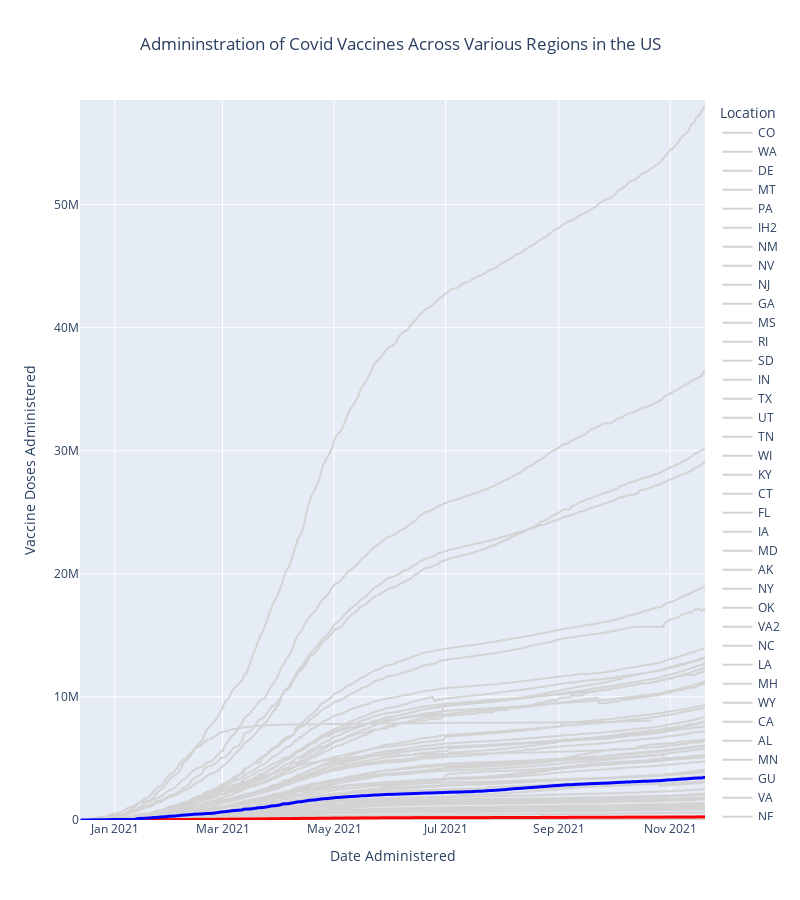

The notebook cell saved with this chart:
### Code cell
df1 = df1[df1.Location != "US"]
province_list = np.unique(df1['Location'].values)
# print(province_list)

prov = province_list[2]
comp_prov = province_list[5]

dropdown_state = widgets.Dropdown(options = sorted(province_list), value=prov, description='State 1:')
dropdown_comp_state = widgets.Dropdown(options = sorted(province_list), value=comp_prov, description='State 2:')


sorted_df = df1.copy()
sorted_df["Date"] = pd.to_datetime(sorted_df["Date"])
# sorted_df["order"] = sorted_df["Location"].map({"US": 1, "CO": 2}).fillna(3)
if(comp_prov is None):
    sorted_df["order"] = sorted_df["Location"].map({prov: 1}).fillna(2)
else:
    sorted_df["order"] = sorted_df["Location"].map({prov: 1, comp_prov: 2}).fillna(3)
sorted_df.sort_values(by=["order", "Date"], ascending=False, inplace=True)

fig = px.line(sorted_df, 
        x="Date", 
        y="Administered", 
        color="Location", 
        labels={
             "Date": "Date Administered",
             "Administered": "Vaccine Doses Administered",
             "species": "Species of Iris"
         }, 
        width=800, height=900,
        title="Admininstration of Covid Vaccines Across Various Regions in the US")

fig.update_traces({"line":{"color":"lightgrey", "width":2}})

fig.update_traces(patch={"line":{"color":"blue", "width":3}}, 
                  selector={"legendgroup":prov})

if(comp_prov is not None):
    fig.update_traces(patch={"line":{"color":"red", "width":3}}, 
                      selector={"legendgroup":comp_prov})

fig.update_layout(title_text='Admininstration of Covid Vaccines Across Various Regions in the US', title_x=0.5,
                showlegend=True,
                yaxis_range=[0,58500000],
                yaxis={"visible":True})


# loc_dict_list = []
# for i in range(len(province_list)):
#     d = {"args":, "label":province_list[i], "method":"update"}
#     loc_dict_list.append(d)

# updatemenus=list([
#     dict(
#         buttons=loc_dict_list,
#         direction = 'down',
#         pad = {'r': 10, 't': 10},
#         showactive = True,
#         x = 0.1,
#         xanchor = 'left',
#         y = 1.1,
#         yanchor = 'top'
#     ),
# ])


def dropdown_state_eventhandler(change):
    """
    Eventhandler for the state dropdown widget
    """
    display(input_widgets)
    global prov, comp_prov
    prov = change.new
    
    sorted_df = df1.copy()
    sorted_df["Date"] = pd.to_datetime(sorted_df["Date"])
    # sorted_df["order"] = sorted_df["Location"].map({"US": 1, "CO": 2}).fillna(3)
    if(comp_prov is None):
        sorted_df["order"] = sorted_df["Location"].map({prov: 1}).fillna(2)
    else:
        sorted_df["order"] = sorted_df["Location"].map({prov: 1, comp_prov: 2}).fillna(3)
    sorted_df.sort_values(by=["order", "Date"], ascending=False, inplace=True)

    fig = px.line(sorted_df, 
            x="Date", 
            y="Administered", 
            color="Location", 
            labels={
                 "Date": "Date Administered",
                 "Administered": "Vaccine Doses Administered",
                 "species": "Species of Iris"
             }, 
            width=800, height=900,
            title="Admininstration of Covid Vaccines Across Various Regions in the US")

    fig.update_traces({"line":{"color":"lightgrey", "width":2}})

    fig.update_traces(patch={"line":{"color":"blue", "width":3}}, 
                      selector={"legendgroup":prov})

    if(comp_prov is not None):
        fig.update_traces(patch={"line":{"color":"red", "width":3}}, 
                          selector={"legendgroup":comp_prov})

    fig.update_layout(title_text='Admininstration of Covid Vaccines Across Various Regions in the US', title_x=0.5,
                    showlegend=True,
                    yaxis_range=[0,58500000],
                    yaxis={"visible":True})

    fig.show()
    IPython.display.clear_output(wait=True)            

    
def dropdown_comp_state_eventhandler(change):
    """
    Eventhandler for the state dropdown widget
    """
    display(input_widgets)
    global prov, comp_prov
    comp_prov = change.new
    sorted_df = df1.copy()
    sorted_df["Date"] = pd.to_datetime(sorted_df["Date"])
    # sorted_df["order"] = sorted_df["Location"].map({"US": 1, "CO": 2}).fillna(3)
    if(comp_prov is None):
        sorted_df["order"] = sorted_df["Location"].map({prov: 1}).fillna(2)
    else:
        sorted_df["order"] = sorted_df["Location"].map({prov: 1, comp_prov: 2}).fillna(3)
    sorted_df.sort_values(by=["order", "Date"], ascending=False, inplace=True)

    fig = px.line(sorted_df, 
            x="Date", 
            y="Administered", 
            color="Location", 
            labels={
                 "Date": "Date Administered",
                 "Administered": "Vaccine Doses Administered",
                 "species": "Species of Iris"
             }, 
            width=800, height=900,
            title="Admininstration of Covid Vaccines Across Various Regions in the US")

    fig.update_traces({"line":{"color":"lightgrey", "width":2}})

    fig.update_traces(patch={"line":{"color":"blue", "width":3}}, 
                      selector={"legendgroup":prov})

    if(comp_prov is not None):
        fig.update_traces(patch={"line":{"color":"red", "width":3}}, 
                          selector={"legendgroup":comp_prov})

    fig.update_layout(title_text='Admininstration of Covid Vaccines Across Various Regions in the US', title_x=0.5,
                    showlegend=True,
                    yaxis_range=[0,58500000],
                    yaxis={"visible":True})

    fig.show()
    IPython.display.clear_output(wait=True)            

    
dropdown_state.observe(dropdown_state_eventhandler, names='value')
dropdown_comp_state.observe(dropdown_comp_state_eventhandler, names='value')

input_widgets = widgets.VBox([dropdown_state, dropdown_comp_state])
display(input_widgets)
fig.show()
IPython.display.clear_output(wait=True)

### Figure 1 — Plotly figure (JSON) as saved in the notebook; plotly's stock layout.template omitted (floating-point values rounded to 4 significant figures; data arrays with more than 128 entries replaced by an {"elided": "..."} marker saying what was removed)
{"data": [{"hovertemplate": "Location=CO<br>Date Administered=%{x}<br>Vaccine Doses Administered=%{y}<extra></extra>", "legendgroup": "CO", "line": {"color": "lightgrey", "dash": "solid", "width": 2}, "marker": {"symbol": "circle"}, "mode": "lines", "name": "CO", "showlegend": true, "type": "scattergl", "x": {"elided": "342 str values"}, "xaxis": "x", "y": {"elided": "342 int values"}, "yaxis": "y"}, {"hovertemplate": "Location=WA<br>Date Administered=%{x}<br>Vaccine Doses Administered=%{y}<extra></extra>", "legendgroup": "WA", "line": {"color": "lightgrey", "dash": "solid", "width": 2}, "marker": {"symbol": "circle"}, "mode": "lines", "name": "WA", "showlegend": true, "type": "scattergl", "x": {"elided": "342 str values"}, "xaxis": "x", "y": {"elided": "342 int values"}, "yaxis": "y"}, {"hovertemplate": "Location=DE<br>Date Administered=%{x}<br>Vaccine Doses Administered=%{y}<extra></extra>", "legendgroup": "DE", "line": {"color": "lightgrey", "dash": "solid", "width": 2}, "marker": {"symbol": "circle"}, "mode": "lines", "name": "DE", "showlegend": true, "type": "scattergl", "x": {"elided": "342 str values"}, "xaxis": "x", "y": {"elided": "342 int values"}, "yaxis": "y"}, {"hovertemplate": "Location=MT<br>Date Administered=%{x}<br>Vaccine Doses Administered=%{y}<extra></extra>", "legendgroup": "MT", "line": {"color": "lightgrey", "dash": "solid", "width": 2}, "marker": {"symbol": "circle"}, "mode": "lines", "name": "MT", "showlegend": true, "type": "scattergl", "x": {"elided": "342 str values"}, "xaxis": "x", "y": {"elided": "342 int values"}, "yaxis": "y"}, {"hovertemplate": "Location=PA<br>Date Administered=%{x}<br>Vaccine Doses Administered=%{y}<extra></extra>", "legendgroup": "PA", "line": {"color": "lightgrey", "dash": "solid", "width": 2}, "marker": {"symbol": "circle"}, "mode": "lines", "name": "PA", "showlegend": true, "type": "scattergl", "x": {"elided": "342 str values"}, "xaxis": "x", "y": {"elided": "342 int values"}, "yaxis": "y"}, {"hovertemplate": "Location=IH2<br>Date Administered=%{x}<br>Vaccine Doses Administered=%{y}<extra></extra>", "legendgroup": "IH2", "line": {"color": "lightgrey", "dash": "solid", "width": 2}, "marker": {"symbol": "circle"}, "mode": "lines", "name": "IH2", "showlegend": true, "type": "scattergl", "x": {"elided": "342 str values"}, "xaxis": "x", "y": {"elided": "342 int values"}, "yaxis": "y"}, {"hovertemplate": "Location=NM<br>Date Administered=%{x}<br>Vaccine Doses Administered=%{y}<extra></extra>", "legendgroup": "NM", "line": {"color": "lightgrey", "dash": "solid", "width": 2}, "marker": {"symbol": "circle"}, "mode": "lines", "name": "NM", "showlegend": true, "type": "scattergl", "x": {"elided": "342 str values"}, "xaxis": "x", "y": {"elided": "342 int values"}, "yaxis": "y"}, {"hovertemplate": "Location=NV<br>Date Administered=%{x}<br>Vaccine Doses Administered=%{y}<extra></extra>", "legendgroup": "NV", "line": {"color": "lightgrey", "dash": "solid", "width": 2}, "marker": {"symbol": "circle"}, "mode": "lines", "name": "NV", "showlegend": true, "type": "scattergl", "x": {"elided": "342 str values"}, "xaxis": "x", "y": {"elided": "342 int values"}, "yaxis": "y"}, {"hovertemplate": "Location=NJ<br>Date Administered=%{x}<br>Vaccine Doses Administered=%{y}<extra></extra>", "legendgroup": "NJ", "line": {"color": "lightgrey", "dash": "solid", "width": 2}, "marker": {"symbol": "circle"}, "mode": "lines", "name": "NJ", "showlegend": true, "type": "scattergl", "x": {"elided": "342 str values"}, "xaxis": "x", "y": {"elided": "342 int values"}, "yaxis": "y"}, {"hovertemplate": "Location=GA<br>Date Administered=%{x}<br>Vaccine Doses Administered=%{y}<extra></extra>", "legendgroup": "GA", "line": {"color": "lightgrey", "dash": "solid", "width": 2}, "marker": {"symbol": "circle"}, "mode": "lines", "name": "GA", "showlegend": true, "type": "scattergl", "x": {"elided": "342 str values"}, "xaxis": "x", "y": {"elided": "342 int values"}, "yaxis": "y"}, {"hovertemplate": "Location=MS<br>Date Administered=%{x}<br>Vaccine Doses Administered=%{y}<extra></extra>", "legendgroup": "MS", "line": {"color": "lightgrey", "dash": "solid", "width": 2}, "marker": {"symbol": "circle"}, "mode": "lines", "name": "MS", "showlegend": true, "type": "scattergl", "x": {"elided": "342 str values"}, "xaxis": "x", "y": {"elided": "342 int values"}, "yaxis": "y"}, {"hovertemplate": "Location=RI<br>Date Administered=%{x}<br>Vaccine Doses Administered=%{y}<extra></extra>", "legendgroup": "RI", "line": {"color": "lightgrey", "dash": "solid", "width": 2}, "marker": {"symbol": "circle"}, "mode": "lines", "name": "RI", "showlegend": true, "type": "scattergl", "x": {"elided": "342 str values"}, "xaxis": "x", "y": {"elided": "342 int values"}, "yaxis": "y"}, {"hovertemplate": "Location=SD<br>Date Administered=%{x}<br>Vaccine Doses Administered=%{y}<extra></extra>", "legendgroup": "SD", "line": {"color": "lightgrey", "dash": "solid", "width": 2}, "marker": {"symbol": "circle"}, "mode": "lines", "name": "SD", "showlegend": true, "type": "scattergl", "x": {"elided": "342 str values"}, "xaxis": "x", "y": {"elided": "342 int values"}, "yaxis": "y"}, {"hovertemplate": "Location=IN<br>Date Administered=%{x}<br>Vaccine Doses Administered=%{y}<extra></extra>", "legendgroup": "IN", "line": {"color": "lightgrey", "dash": "solid", "width": 2}, "marker": {"symbol": "circle"}, "mode": "lines", "name": "IN", "showlegend": true, "type": "scattergl", "x": {"elided": "342 str values"}, "xaxis": "x", "y": {"elided": "342 int values"}, "yaxis": "y"}, {"hovertemplate": "Location=TX<br>Date Administered=%{x}<br>Vaccine Doses Administered=%{y}<extra></extra>", "legendgroup": "TX", "line": {"color": "lightgrey", "dash": "solid", "width": 2}, "marker": {"symbol": "circle"}, "mode": "lines", "name": "TX", "showlegend": true, "type": "scattergl", "x": {"elided": "342 str values"}, "xaxis": "x", "y": {"elided": "342 int values"}, "yaxis": "y"}, {"hovertemplate": "Location=UT<br>Date Administered=%{x}<br>Vaccine Doses Administered=%{y}<extra></extra>", "legendgroup": "UT", "line": {"color": "lightgrey", "dash": "solid", "width": 2}, "marker": {"symbol": "circle"}, "mode": "lines", "name": "UT", "showlegend": true, "type": "scattergl", "x": {"elided": "342 str values"}, "xaxis": "x", "y": {"elided": "342 int values"}, "yaxis": "y"}, {"hovertemplate": "Location=TN<br>Date Administered=%{x}<br>Vaccine Doses Administered=%{y}<extra></extra>", "legendgroup": "TN", "line": {"color": "lightgrey", "dash": "solid", "width": 2}, "marker": {"symbol": "circle"}, "mode": "lines", "name": "TN", "showlegend": true, "type": "scattergl", "x": {"elided": "342 str values"}, "xaxis": "x", "y": {"elided": "342 int values"}, "yaxis": "y"}, {"hovertemplate": "Location=WI<br>Date Administered=%{x}<br>Vaccine Doses Administered=%{y}<extra></extra>", "legendgroup": "WI", "line": {"color": "lightgrey", "dash": "solid", "width": 2}, "marker": {"symbol": "circle"}, "mode": "lines", "name": "WI", "showlegend": true, "type": "scattergl", "x": {"elided": "342 str values"}, "xaxis": "x", "y": {"elided": "342 int values"}, "yaxis": "y"}, {"hovertemplate": "Location=KY<br>Date Administered=%{x}<br>Vaccine Doses Administered=%{y}<extra></extra>", "legendgroup": "KY", "line": {"color": "lightgrey", "dash": "solid", "width": 2}, "marker": {"symbol": "circle"}, "mode": "lines", "name": "KY", "showlegend": true, "type": "scattergl", "x": {"elided": "342 str values"}, "xaxis": "x", "y": {"elided": "342 int values"}, "yaxis": "y"}, {"hovertemplate": "Location=CT<br>Date Administered=%{x}<br>Vaccine Doses Administered=%{y}<extra></extra>", "legendgroup": "CT", "line": {"color": "lightgrey", "dash": "solid", "width": 2}, "marker": {"symbol": "circle"}, "mode": "lines", "name": "CT", "showlegend": true, "type": "scattergl", "x": {"elided": "342 str values"}, "xaxis": "x", "y": {"elided": "342 int values"}, "yaxis": "y"}, {"hovertemplate": "Location=FL<br>Date Administered=%{x}<br>Vaccine Doses Administered=%{y}<extra></extra>", "legendgroup": "FL", "line": {"color": "lightgrey", "dash": "solid", "width": 2}, "marker": {"symbol": "circle"}, "mode": "lines", "name": "FL", "showlegend": true, "type": "scattergl", "x": {"elided": "342 str values"}, "xaxis": "x", "y": {"elided": "342 int values"}, "yaxis": "y"}, {"hovertemplate": "Location=IA<br>Date Administered=%{x}<br>Vaccine Doses Administered=%{y}<extra></extra>", "legendgroup": "IA", "line": {"color": "lightgrey", "dash": "solid", "width": 2}, "marker": {"symbol": "circle"}, "mode": "lines", "name": "IA", "showlegend": true, "type": "scattergl", "x": {"elided": "342 str values"}, "xaxis": "x", "y": {"elided": "342 int values"}, "yaxis": "y"}, {"hovertemplate": "Location=MD<br>Date Administered=%{x}<br>Vaccine Doses Administered=%{y}<extra></extra>", "legendgroup": "MD", "line": {"color": "lightgrey", "dash": "solid", "width": 2}, "marker": {"symbol": "circle"}, "mode": "lines", "name": "MD", "showlegend": true, "type": "scattergl", "x": {"elided": "342 str values"}, "xaxis": "x", "y": {"elided": "342 int values"}, "yaxis": "y"}, {"hovertemplate": "Location=AK<br>Date Administered=%{x}<br>Vaccine Doses Administered=%{y}<extra></extra>", "legendgroup": "AK", "line": {"color": "lightgrey", "dash": "solid", "width": 2}, "marker": {"symbol": "circle"}, "mode": "lines", "name": "AK", "showlegend": true, "type": "scattergl", "x": {"elided": "342 str values"}, "xaxis": "x", "y": {"elided": "342 int values"}, "yaxis": "y"}, {"hovertemplate": "Location=NY<br>Date Administered=%{x}<br>Vaccine Doses Administered=%{y}<extra></extra>", "legendgroup": "NY", "line": {"color": "lightgrey", "dash": "solid", "width": 2}, "marker": {"symbol": "circle"}, "mode": "lines", "name": "NY", "showlegend": true, "type": "scattergl", "x": {"elided": "342 str values"}, "xaxis": "x", "y": {"elided": "342 int values"}, "yaxis": "y"}, {"hovertemplate": "Location=OK<br>Date Administered=%{x}<br>Vaccine Doses Administered=%{y}<extra></extra>", "legendgroup": "OK", "line": {"color": "lightgrey", "dash": "solid", "width": 2}, "marker": {"symbol": "circle"}, "mode": "lines", "name": "OK", "showlegend": true, "type": "scattergl", "x": {"elided": "342 str values"}, "xaxis": "x", "y": {"elided": "342 int values"}, "yaxis": "y"}, {"hovertemplate": "Location=VA2<br>Date Administered=%{x}<br>Vaccine Doses Administered=%{y}<extra></extra>", "legendgroup": "VA2", "line": {"color": "lightgrey", "dash": "solid", "width": 2}, "marker": {"symbol": "circle"}, "mode": "lines", "name": "VA2", "showlegend": true, "type": "scattergl", "x": {"elided": "342 str values"}, "xaxis": "x", "y": {"elided": "342 int values"}, "yaxis": "y"}, {"hovertemplate": "Location=NC<br>Date Administered=%{x}<br>Vaccine Doses Administered=%{y}<extra></extra>", "legendgroup": "NC", "line": {"color": "lightgrey", "dash": "solid", "width": 2}, "marker": {"symbol": "circle"}, "mode": "lines", "name": "NC", "showlegend": true, "type": "scattergl", "x": {"elided": "342 str values"}, "xaxis": "x", "y": {"elided": "342 int values"}, "yaxis": "y"}, {"hovertemplate": "Location=LA<br>Date Administered=%{x}<br>Vaccine Doses Administered=%{y}<extra></extra>", "legendgroup": "LA", "line": {"color": "lightgrey", "dash": "solid", "width": 2}, "marker": {"symbol": "circle"}, "mode": "lines", "name": "LA", "showlegend": true, "type": "scattergl", "x": {"elided": "342 str values"}, "xaxis": "x", "y": {"elided": "342 int values"}, "yaxis": "y"}, {"hovertemplate": "Location=MH<br>Date Administered=%{x}<br>Vaccine Doses Administered=%{y}<extra></extra>", "legendgroup": "MH", "line": {"color": "lightgrey", "dash": "solid", "width": 2}, "marker": {"symbol": "circle"}, "mode": "lines", "name": "MH", "showlegend": true, "type": "scattergl", "x": {"elided": "332 str values"}, "xaxis": "x", "y": {"elided": "332 int values"}, "yaxis": "y"}, {"hovertemplate": "Location=WY<br>Date Administered=%{x}<br>Vaccine Doses Administered=%{y}<extra></extra>", "legendgroup": "WY", "line": {"color": "lightgrey", "dash": "solid", "width": 2}, "marker": {"symbol": "circle"}, "mode": "lines", "name": "WY", "showlegend": true, "type": "scattergl", "x": {"elided": "342 str values"}, "xaxis": "x", "y": {"elided": "342 int values"}, "yaxis": "y"}, {"hovertemplate": "Location=CA<br>Date Administered=%{x}<br>Vaccine Doses Administered=%{y}<extra></extra>", "legendgroup": "CA", "line": {"color": "lightgrey", "dash": "solid", "width": 2}, "marker": {"symbol": "circle"}, "mode": "lines", "name": "CA", "showlegend": true, "type": "scattergl", "x": {"elided": "342 str values"}, "xaxis": "x", "y": {"elided": "342 int values"}, "yaxis": "y"}, {"hovertemplate": "Location=AL<br>Date Administered=%{x}<br>Vaccine Doses Administered=%{y}<extra></extra>", "legendgroup": "AL", "line": {"color": "lightgrey", "dash": "solid", "width": 2}, "marker": {"symbol": "circle"}, "mode": "lines", "name": "AL", "showlegend": true, "type": "scattergl", "x": {"elided": "342 str values"}, "xaxis": "x", "y": {"elided": "342 int values"}, "yaxis": "y"}, {"hovertemplate": "Location=MN<br>Date Administered=%{x}<br>Vaccine Doses Administered=%{y}<extra></extra>", "legendgroup": "MN", "line": {"color": "lightgrey", "dash": "solid", "width": 2}, "marker": {"symbol": "circle"}, "mode": "lines", "name": "MN", "showlegend": true, "type": "scattergl", "x": {"elided": "342 str values"}, "xaxis": "x", "y": {"elided": "342 int values"}, "yaxis": "y"}, {"hovertemplate": "Location=GU<br>Date Administered=%{x}<br>Vaccine Doses Administered=%{y}<extra></extra>", "legendgroup": "GU", "line": {"color": "lightgrey", "dash": "solid", "width": 2}, "marker": {"symbol": "circle"}, "mode": "lines", "name": "GU", "showlegend": true, "type": "scattergl", "x": {"elided": "343 str values"}, "xaxis": "x", "y": {"elided": "343 int values"}, "yaxis": "y"}, {"hovertemplate": "Location=VA<br>Date Administered=%{x}<br>Vaccine Doses Administered=%{y}<extra></extra>", "legendgroup": "VA", "line": {"color": "lightgrey", "dash": "solid", "width": 2}, "marker": {"symbol": "circle"}, "mode": "lines", "name": "VA", "showlegend": true, "type": "scattergl", "x": {"elided": "342 str values"}, "xaxis": "x", "y": {"elided": "342 int values"}, "yaxis": "y"}, {"hovertemplate": "Location=NE<br>Date Administered=%{x}<br>Vaccine Doses Administered=%{y}<extra></extra>", "legendgroup": "NE", "line": {"color": "lightgrey", "dash": "solid", "width": 2}, "marker": {"symbol": "circle"}, "mode": "lines", "name": "NE", "showlegend": true, "type": "scattergl", "x": {"elided": "342 str values"}, "xaxis": "x", "y": {"elided": "342 int values"}, "yaxis": "y"}, {"hovertemplate": "Location=FM<br>Date Administered=%{x}<br>Vaccine Doses Administered=%{y}<extra></extra>", "legendgroup": "FM", "line": {"color": "lightgrey", "dash": "solid", "width": 2}, "marker": {"symbol": "circle"}, "mode": "lines", "name": "FM", "showlegend": true, "type": "scattergl", "x": {"elided": "332 str values"}, "xaxis": "x", "y": {"elided": "332 int values"}, "yaxis": "y"}, {"hovertemplate": "Location=NH<br>Date Administered=%{x}<br>Vaccine Doses Administered=%{y}<extra></extra>", "legendgroup": "NH", "line": {"color": "lightgrey", "dash": "solid", "width": 2}, "marker": {"symbol": "circle"}, "mode": "lines", "name": "NH", "showlegend": true, "type": "scattergl", "x": {"elided": "342 str values"}, "xaxis": "x", "y": {"elided": "342 int values"}, "yaxis": "y"}, {"hovertemplate": "Location=OR<br>Date Administered=%{x}<br>Vaccine Doses Administered=%{y}<extra></extra>", "legendgroup": "OR", "line": {"color": "lightgrey", "dash": "solid", "width": 2}, "marker": {"symbol": "circle"}, "mode": "lines", "name": "OR", "showlegend": true, "type": "scattergl", "x": {"elided": "342 str values"}, "xaxis": "x", "y": {"elided": "342 int values"}, "yaxis": "y"}, {"hovertemplate": "Location=IL<br>Date Administered=%{x}<br>Vaccine Doses Administered=%{y}<extra></extra>", "legendgroup": "IL", "line": {"color": "lightgrey", "dash": "solid", "width": 2}, "marker": {"symbol": "circle"}, "mode": "lines", "name": "IL", "showlegend": true, "type": "scattergl", "x": {"elided": "342 str values"}, "xaxis": "x", "y": {"elided": "342 int values"}, "yaxis": "y"}, {"hovertemplate": "Location=MO<br>Date Administered=%{x}<br>Vaccine Doses Administered=%{y}<extra></extra>", "legendgroup": "MO", "line": {"color": "lightgrey", "dash": "solid", "width": 2}, "marker": {"symbol": "circle"}, "mode": "lines", "name": "MO", "showlegend": true, "type": "scattergl", "x": {"elided": "342 str values"}, "xaxis": "x", "y": {"elided": "342 int values"}, "yaxis": "y"}, {"hovertemplate": "Location=MA<br>Date Administered=%{x}<br>Vaccine Doses Administered=%{y}<extra></extra>", "legendgroup": "MA", "line": {"color": "lightgrey", "dash": "solid", "width": 2}, "marker": {"symbol": "circle"}, "mode": "lines", "name": "MA", "showlegend": true, "type": "scattergl", "x": {"elided": "342 str values"}, "xaxis": "x", "y": {"elided": "342 int values"}, "yaxis": "y"}, {"hovertemplate": "Location=DC<br>Date Administered=%{x}<br>Vaccine Doses Administered=%{y}<extra></extra>", "legendgroup": "DC", "line": {"color": "lightgrey", "dash": "solid", "width": 2}, "marker": {"symbol": "circle"}, "mode": "lines", "name": "DC", "showlegend": true, "type": "scattergl", "x": {"elided": "342 str values"}, "xaxis": "x", "y": {"elided": "342 int values"}, "yaxis": "y"}, {"hovertemplate": "Location=VI<br>Date Administered=%{x}<br>Vaccine Doses Administered=%{y}<extra></extra>", "legendgroup": "VI", "line": {"color": "lightgrey", "dash": "solid", "width": 2}, "marker": {"symbol": "circle"}, "mode": "lines", "name": "VI", "showlegend": true, "type": "scattergl", "x": {"elided": "343 str values"}, "xaxis": "x", "y": {"elided": "343 int values"}, "yaxis": "y"}, {"hovertemplate": "Location=MP<br>Date Administered=%{x}<br>Vaccine Doses Administered=%{y}<extra></extra>", "legendgroup": "MP", "line": {"color": "lightgrey", "dash": "solid", "width": 2}, "marker": {"symbol": "circle"}, "mode": "lines", "name": "MP", "showlegend": true, "type": "scattergl", "x": {"elided": "343 str values"}, "xaxis": "x", "y": {"elided": "343 int values"}, "yaxis": "y"}, {"hovertemplate": "Location=ND<br>Date Administered=%{x}<br>Vaccine Doses Administered=%{y}<extra></extra>", "legendgroup": "ND", "line": {"color": "lightgrey", "dash": "solid", "width": 2}, "marker": {"symbol": "circle"}, "mode": "lines", "name": "ND", "showlegend": true, "type": "scattergl", "x": {"elided": "342 str values"}, "xaxis": "x", "y": {"elided": "342 int values"}, "yaxis": "y"}, {"hovertemplate": "Location=PR<br>Date Administered=%{x}<br>Vaccine Doses Administered=%{y}<extra></extra>", "legendgroup": "PR", "line": {"color": "lightgrey", "dash": "solid", "width": 2}, "marker": {"symbol": "circle"}, "mode": "lines", "name": "PR", "showlegend": true, "type": "scattergl", "x": {"elided": "342 str values"}, "xaxis": "x", "y": {"elided": "342 int values"}, "yaxis": "y"}, {"hovertemplate": "Location=HI<br>Date Administered=%{x}<br>Vaccine Doses Administered=%{y}<extra></extra>", "legendgroup": "HI", "line": {"color": "lightgrey", "dash": "solid", "width": 2}, "marker": {"symbol": "circle"}, "mode": "lines", "name": "HI", "showlegend": true, "type": "scattergl", "x": {"elided": "342 str values"}, "xaxis": "x", "y": {"elided": "342 int values"}, "yaxis": "y"}, {"hovertemplate": "Location=ID<br>Date Administered=%{x}<br>Vaccine Doses Administered=%{y}<extra></extra>", "legendgroup": "ID", "line": {"color": "lightgrey", "dash": "solid", "width": 2}, "marker": {"symbol": "circle"}, "mode": "lines", "name": "ID", "showlegend": true, "type": "scattergl", "x": {"elided": "342 str values"}, "xaxis": "x", "y": {"elided": "342 int values"}, "yaxis": "y"}, {"hovertemplate": "Location=DD2<br>Date Administered=%{x}<br>Vaccine Doses Administered=%{y}<extra></extra>", "legendgroup": "DD2", "line": {"color": "lightgrey", "dash": "solid", "width": 2}, "marker": {"symbol": "circle"}, "mode": "lines", "name": "DD2", "showlegend": true, "type": "scattergl", "x": {"elided": "342 str values"}, "xaxis": "x", "y": {"elided": "342 int values"}, "yaxis": "y"}, {"hovertemplate": "Location=ME<br>Date Administered=%{x}<br>Vaccine Doses Administered=%{y}<extra></extra>", "legendgroup": "ME", "line": {"color": "lightgrey", "dash": "solid", "width": 2}, "marker": {"symbol": "circle"}, "mode": "lines", "name": "ME", "showlegend": true, "type": "scattergl", "x": {"elided": "342 str values"}, "xaxis": "x", "y": {"elided": "342 int values"}, "yaxis": "y"}, {"hovertemplate": "Location=SC<br>Date Administered=%{x}<br>Vaccine Doses Administered=%{y}<extra></extra>", "legendgroup": "SC", "line": {"color": "lightgrey", "dash": "solid", "width": 2}, "marker": {"symbol": "circle"}, "mode": "lines", "name": "SC", "showlegend": true, "type": "scattergl", "x": {"elided": "342 str values"}, "xaxis": "x", "y": {"elided": "342 int values"}, "yaxis": "y"}, {"hovertemplate": "Location=OH<br>Date Administered=%{x}<br>Vaccine Doses Administered=%{y}<extra></extra>", "legendgroup": "OH", "line": {"color": "lightgrey", "dash": "solid", "width": 2}, "marker": {"symbol": "circle"}, "mode": "lines", "name": "OH", "showlegend": true, "type": "scattergl", "x": {"elided": "342 str values"}, "xaxis": "x", "y": {"elided": "342 int values"}, "yaxis": "y"}, {"hovertemplate": "Location=AZ<br>Date Administered=%{x}<br>Vaccine Doses Administered=%{y}<extra></extra>", "legendgroup": "AZ", "line": {"color": "lightgrey", "dash": "solid", "width": 2}, "marker": {"symbol": "circle"}, "mode": "lines", "name": "AZ", "showlegend": true, "type": "scattergl", "x": {"elided": "342 str values"}, "xaxis": "x", "y": {"elided": "342 int values"}, "yaxis": "y"}, {"hovertemplate": "Location=RP<br>Date Administered=%{x}<br>Vaccine Doses Administered=%{y}<extra></extra>", "legendgroup": "RP", "line": {"color": "lightgrey", "dash": "solid", "width": 2}, "marker": {"symbol": "circle"}, "mode": "lines", "name": "RP", "showlegend": true, "type": "scattergl", "x": {"elided": "326 str values"}, "xaxis": "x", "y": {"elided": "326 int values"}, "yaxis": "y"}, {"hovertemplate": "Location=AS<br>Date Administered=%{x}<br>Vaccine Doses Administered=%{y}<extra></extra>", "legendgroup": "AS", "line": {"color": "lightgrey", "dash": "solid", "width": 2}, "marker": {"symbol": "circle"}, "mode": "lines", "name": "AS", "showlegend": true, "type": "scattergl", "x": {"elided": "343 str values"}, "xaxis": "x", "y": {"elided": "343 int values"}, "yaxis": "y"}, {"hovertemplate": "Location=WV<br>Date Administered=%{x}<br>Vaccine Doses Administered=%{y}<extra></extra>", "legendgroup": "WV", "line": {"color": "lightgrey", "dash": "solid", "width": 2}, "marker": {"symbol": "circle"}, "mode": "lines", "name": "WV", "showlegend": true, "type": "scattergl", "x": {"elided": "342 str values"}, "xaxis": "x", "y": {"elided": "342 int values"}, "yaxis": "y"}, {"hovertemplate": "Location=VT<br>Date Administered=%{x}<br>Vaccine Doses Administered=%{y}<extra></extra>", "legendgroup": "VT", "line": {"color": "lightgrey", "dash": "solid", "width": 2}, "marker": {"symbol": "circle"}, "mode": "lines", "name": "VT", "showlegend": true, "type": "scattergl", "x": {"elided": "342 str values"}, "xaxis": "x", "y": {"elided": "342 int values"}, "yaxis": "y"}, {"hovertemplate": "Location=MI<br>Date Administered=%{x}<br>Vaccine Doses Administered=%{y}<extra></extra>", "legendgroup": "MI", "line": {"color": "lightgrey", "dash": "solid", "width": 2}, "marker": {"symbol": "circle"}, "mode": "lines", "name": "MI", "showlegend": true, "type": "scattergl", "x": {"elided": "342 str values"}, "xaxis": "x", "y": {"elided": "342 int values"}, "yaxis": "y"}, {"hovertemplate": "Location=KS<br>Date Administered=%{x}<br>Vaccine Doses Administered=%{y}<extra></extra>", "legendgroup": "KS", "line": {"color": "lightgrey", "dash": "solid", "width": 2}, "marker": {"symbol": "circle"}, "mode": "lines", "name": "KS", "showlegend": true, "type": "scattergl", "x": {"elided": "342 str values"}, "xaxis": "x", "y": {"elided": "342 int values"}, "yaxis": "y"}, {"hovertemplate": "Location=LTC<br>Date Administered=%{x}<br>Vaccine Doses Administered=%{y}<extra></extra>", "legendgroup": "LTC", "line": {"color": "lightgrey", "dash": "solid", "width": 2}, "marker": {"symbol": "circle"}, "mode": "lines", "name": "LTC", "showlegend": true, "type": "scattergl", "x": {"elided": "313 str values"}, "xaxis": "x", "y": {"elided": "313 int values"}, "yaxis": "y"}, {"hovertemplate": "Location=BP2<br>Date Administered=%{x}<br>Vaccine Doses Administered=%{y}<extra></extra>", "legendgroup": "BP2", "line": {"color": "red", "dash": "solid", "width": 3}, "marker": {"symbol": "circle"}, "mode": "lines", "name": "BP2", "showlegend": true, "type": "scattergl", "x": {"elided": "340 str values"}, "xaxis": "x", "y": {"elided": "340 int values"}, "yaxis": "y"}, {"hovertemplate": "Location=AR<br>Date Administered=%{x}<br>Vaccine Doses Administered=%{y}<extra></extra>", "legendgroup": "AR", "line": {"color": "blue", "dash": "solid", "width": 3}, "marker": {"symbol": "circle"}, "mode": "lines", "name": "AR", "showlegend": true, "type": "scattergl", "x": {"elided": "342 str values"}, "xaxis": "x", "y": {"elided": "342 int values"}, "yaxis": "y"}], "layout": {"height": 900, "legend": {"title": {"text": "Location"}, "tracegroupgap": 0}, "showlegend": true, "title": {"text": "Admininstration of Covid Vaccines Across Various Regions in the US", "x": 0.5}, "width": 800, "xaxis": {"anchor": "y", "domain": [0, 1], "title": {"text": "Date Administered"}}, "yaxis": {"anchor": "x", "domain": [0, 1], "range": [0, 58500000], "title": {"text": "Vaccine Doses Administered"}, "visible": true}}}
